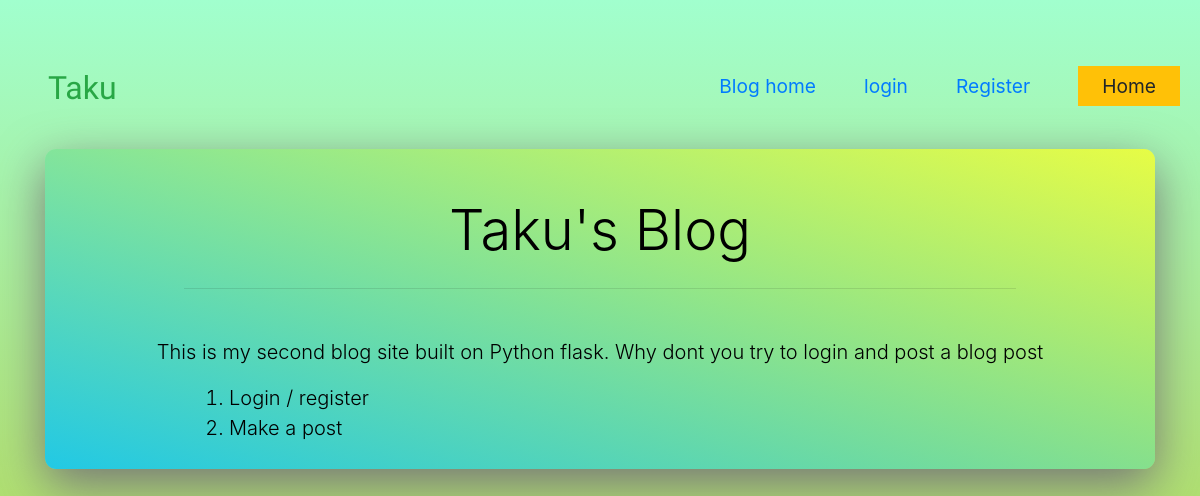
/blog/, run on an earlier commit of the app's database.
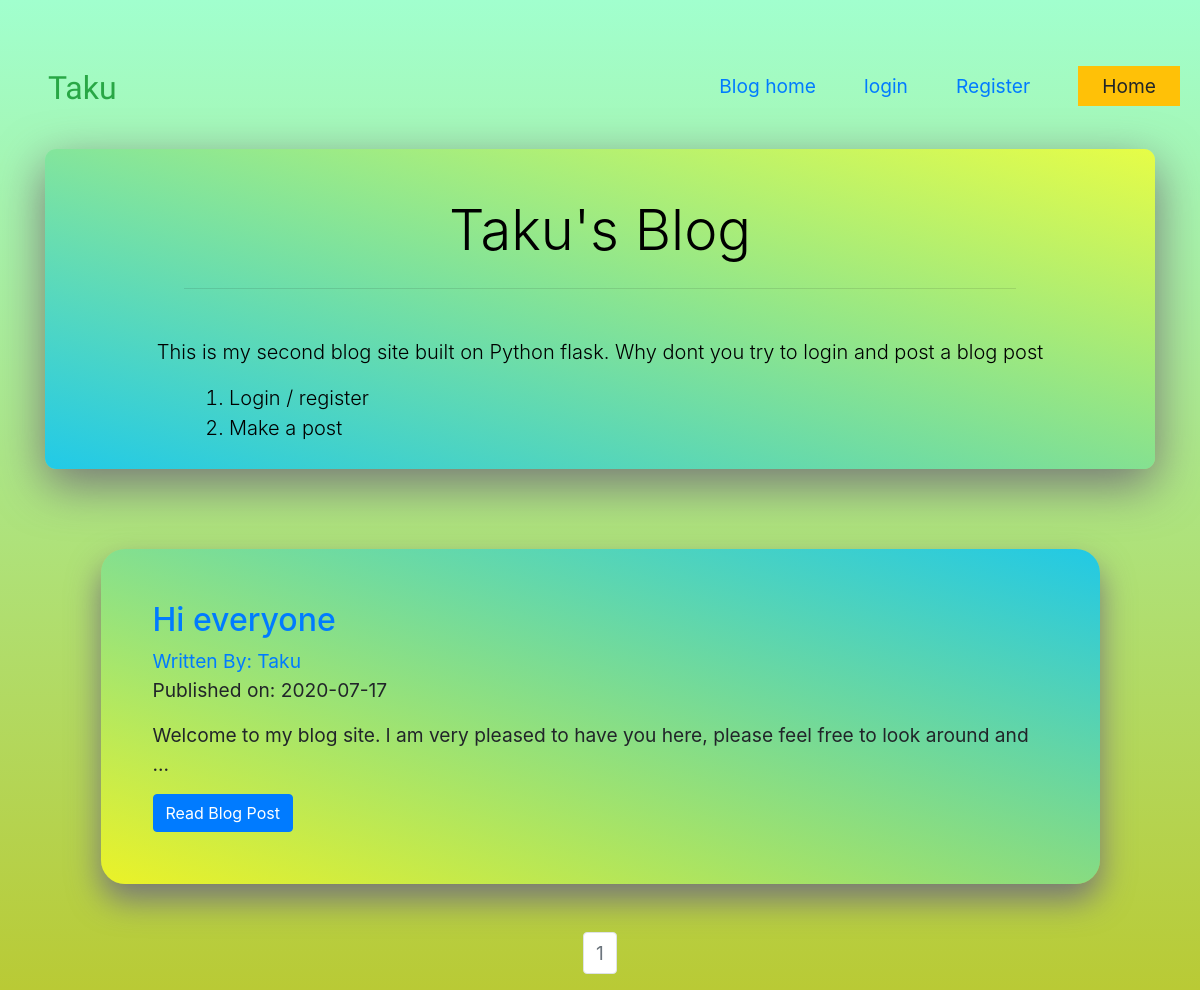
And on a later commit of the database.
### website/blog/models.py (models this page shows, shortened)
class BlogPost(db.Model):
    users = db.relationship(User)
    id = db.Column(db.Integer, primary_key=True)
    user_id = db.Column(db.Integer, db.ForeignKey("users.id"), nullable=False)
    date = db.Column(db.DateTime, nullable=False, default=datetime.utcnow)
    title = db.Column(db.String(140), nullable=False)
    text = db.Column(db.Text, nullable=False)

class User(db.Model, UserMixin):
    __tablename__ = "users"
    id = db.Column(db.Integer, primary_key=True)
    profile_image = db.Column(db.String(64), nullable=False)
    email = db.Column(db.String(64), unique=True, index=True)
    username = db.Column(db.String(64), unique=True, index=True)
    password_hash = db.Column(db.String(128))
    post = db.relationship("BlogPost", backref="author", lazy=True)

### website/blog/core/views.py (the view)
@core.route("/blog/")
def index():
    page = request.args.get("page", 1, type=int)
    blog_post = BlogPost.query.order_by(BlogPost.date.desc()).paginate(
        page=page, per_page=5
    )
    return render_template("index.html", blog_post=blog_post)

### website/templates/index.html
{%extends "baseb.html"%}
{%block content%}
<div class="myjumbo">
  <h1 class="text-center display-4 jumbo-text">Taku's Blog</h1>
  <hr class="my-4 w-75">
  <p class=" text-center lead jumbo-text">This is my second blog site built on Python flask.
     Why dont you try to login
    and post a blog post
    <ol class="list-instructions">
      <li>Login / register</li>
      <li>Make a post</li>
    </ol>
  </p>
</div>
<div class="blog-div">
  {% for post in blog_post.items %}
  <div class="mycard">
    <div class="card-body">
      <h2><a class="card-title"
          href="  {{ url_for('blog_posts.blog_post', blog_post_id=post.id) }}">{{ post.title }}</a></h2>
      <a href="{{ url_for('users.user_posts', username=post.author.username) }}">Written By:
        {{ post.author.username }}</a>
      <p>Published on: {{ post.date.strftime('%Y-%m-%d') }}</p>
      <p class="card-text">{{ post.text[:100] }}...</p>
      <a href="{{ url_for('blog_posts.blog_post', blog_post_id=post.id) }}" class="btn btn-primary">Read Blog Post</a>
    </div>
  </div>
  {% endfor %}
  <div class="pagination justify-content-center">
    <nav aria-label="Page navigation example">
      <ul class="pagination justify-content-center">
        {% for page_num in blog_post.iter_pages(left_edge=1, right_edge=1, left_current=1, right_current=2) %}
        {% if blog_post.page == page_num %}
        <li class="page-item disabled">
          <a class="page-link" href="{{ url_for('core.index', page=page_num) }}">{{ page_num }}</a></li>
        {% else %}
        <li class="page-item"><a class="page-link" href="{{ url_for('core.index', page=page_num) }}">{{ page_num }}</a>
        </li>
        {% endif %}
        {% endfor %}
    </nav>
  </div>
</div>
{%endblock%}

### website/templates/baseb.html (shortened to what this page needs)
<!DOCTYPE html>
<html lang="en" dir="ltr">
<head>
  <link rel="stylesheet" href="https://maxcdn.bootstrapcdn.com/bootstrap/4.0.0/css/bootstrap.min.css"
>
  <link rel="stylesheet" href="../static/blog_css.css">
</head>
<body>
  <nav class="navbar navbar-expand-lg navbar-dark bg-transparent my-3 pt-5 justify-content-end">
    <a class="navbar-brand pl-5 pt-4 text-success h1 mt-4 logo" href="{{url_for('core_app.home')}}">Taku</a>
    <div class="navbar-collapse flex-grow-0 collapse" id="navbarSupportedContent">
      <ul class="navbar-nav text-right ml-auto">
        <li class="nav_link my-nav-items text-light my-2 text-decoration-none"> <a class="nav-hover px-4 py-2"
            href="{{url_for('core.index')}}">Blog home</a> </li>
        {%if current_user.is_authenticated%}
        <li class="nav_link my-nav-items my-2 text-light"> <a class="nav-hover px-4 py-2"
            href="{{url_for('users.logout')}}">Logout</a> </li>
        <li class="nav_link my-nav-items my-2 text-light"> <a class="nav-hover px-4 py-2"
            href="{{url_for('users.account')}}">Account</a> </li>
        <li class="nav_link my-2 text-light "> <a class="nav-hover" href="{{url_for('blog_posts.create_post')}}"><span
              class="btn btn-success ">Create Post</span></a> </li>
        {%else%}
        <li class="nav_link my-2 text-light my-nav-items"> <a class="nav-hover px-4 py-2"
            href="{{url_for('users.login')}}">login</a> </li>
        <li class="nav_link my-2 text-light my-nav-items"> <a class="nav-hover px-4 py-2"
            href="{{url_for('users.register')}}">Register</a> </li>
        {%endif%}
        <li class="nav_link my-nav-items ml-4 text-light my-2  mr-1 text-decoration-none"> <a
            class="py-2 px-4 home-btn btn-warning" href="{{url_for('core_app.home')}}">Home </a> </li>
    </div>
  </nav>
  <div class="container my-bg">
    {%block content%}
    {%endblock%}
  </div>
</body>
</html>

### website/static/blog_css.css (style rules this page uses)
body { background-image: linear-gradient(#a1ffce, #b9ca35); background-repeat: no-repeat; min-height: 100vh; font-size: 1.2rem; }
.logo { font-family: 'Dancing Script', cursive; font-size: 2rem; position: absolute; left: 0; top: 0rem; text-align: left; font-size: 2rem; }
.list-instructions { font-size: 1.25rem; font-weight: 300; margin-left: 9rem; }
.myjumbo { background-image: linear-gradient(to right top, #00c3ffce, #ffff1cb9); color: black; min-height: 20rem; border-radius: .7rem; box-shadow: 0 1rem 3rem #777; overflow: hidden; margin-bottom: 5rem; margin-top: 2rem; position: relative; font-size: 2rem; text-align: left; }
.jumbo-text { margin-top: 3rem; }
.mycard { width: 90%; box-shadow: 0 1rem 2rem #777; border-radius: 1.5rem; margin: 3rem auto; padding: 2rem; background-image: linear-gradient(to left bottom, #00c3ffce, #ffff1cb9); }

What changed in the data, as far as the page shows it:
added BlogPost: title "Hi everyone", author.username "Taku", date "2020-07-17", text "Welcome to my blog site. l am very pleased to have you here, please feel free to look around and"
Also different on the page:
new list line: "1"
